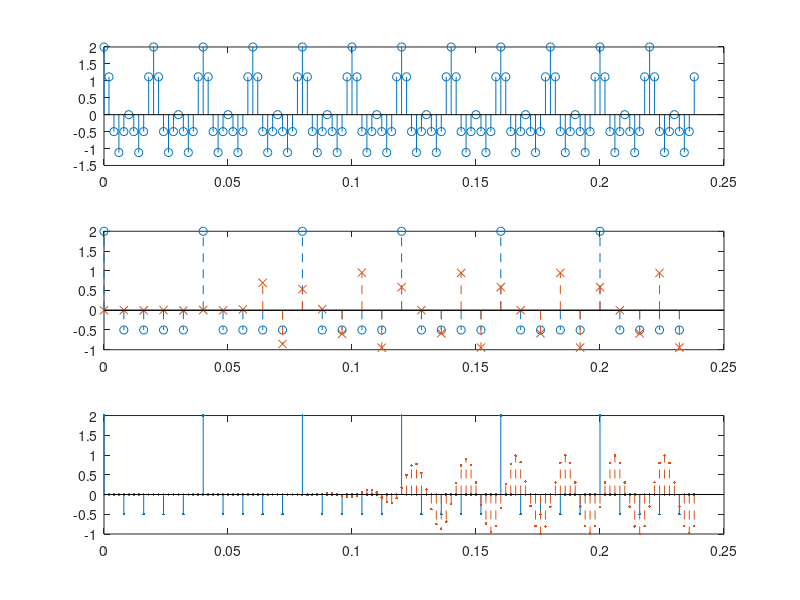

Write the MATLAB code that produced this figure.
close all
clearvars
clc

F_s = 500;
d = 3;
f1 = 50;
f2 = 100;
n = 0:1/F_s:d;
M = 4;

x = cos(2*pi*f1*n) + cos(2*pi*f2*n);

x_d = x(1:M:end);
x1 = upsample(x_d, M);

cutoff = 1 / M;  % it's 1/2M but matlab requires to multiply by 2 
h = fir1(63, cutoff);
x_d1 = filter(h, 1, x);  % and then downsample
x_d1 = x_d1(1:M:end);

x2 = upsample(x_d1, M);
x2 = M * filter(h, 1, x2);  % remember multiplication for gain

N = 120;
figure(1);
subplot(3, 1, 1);
stem(n(1:N), x(1:N));

t_down = n(1:N/M) * M ;
subplot(3, 1, 2);
stem(t_down, x_d(1:length(t_down)), '--o');
hold on;
stem(t_down, x_d1(1:length(t_down)), '--x');

subplot(3, 1, 3);
stem(n(1:N), x1(1:N), '.');
hold on;
stem(n(1:N), x2(1:N), '--.');

% the last graph has a delay because filter needs to be causal (only start
% on positive values). Total delay is 33 + 33, since we are filtering two
% times with a filter of order 63 (64 samples, centre in 32)
